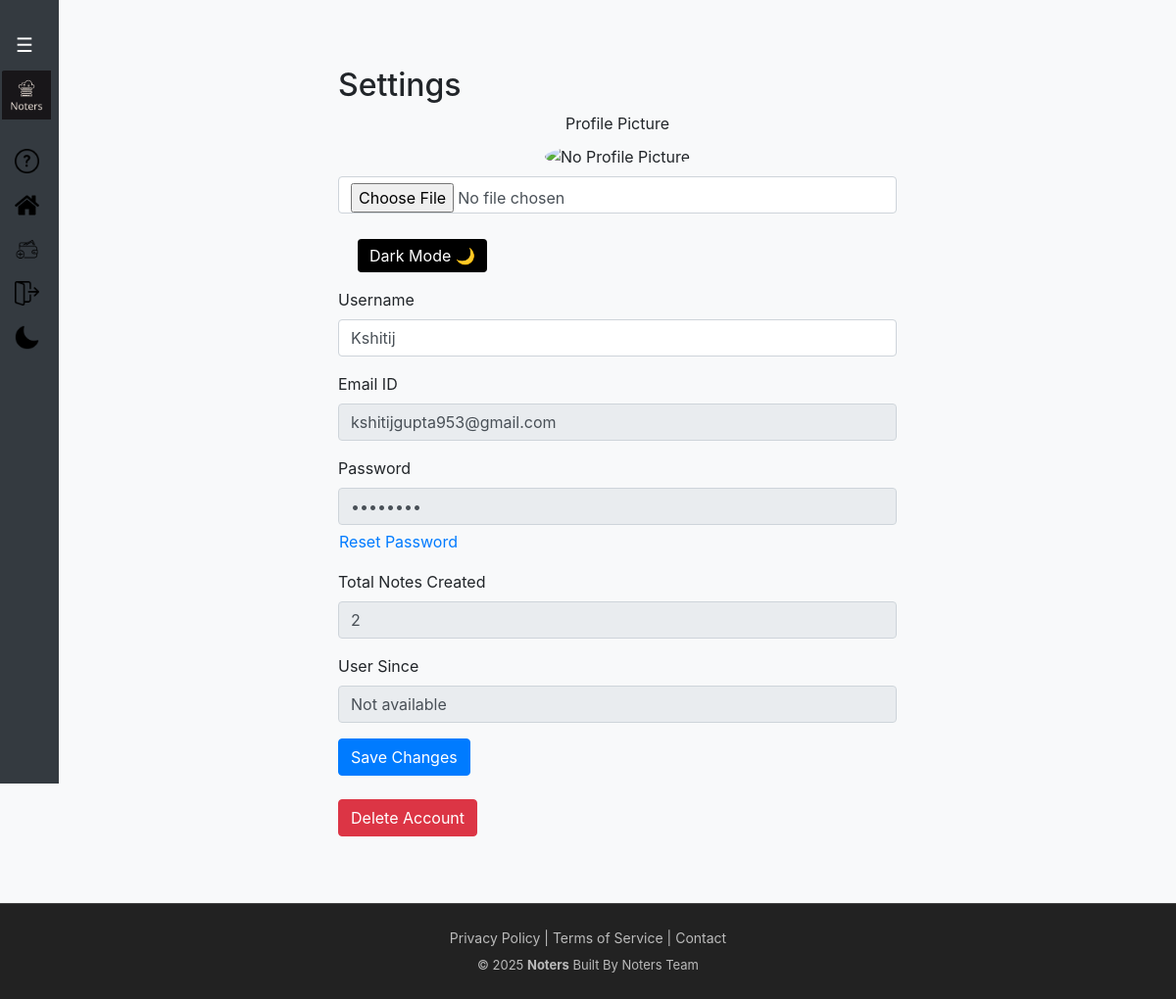
/settings (signed in), run on the app's committed database.
### website/models.py (models this page shows)
class User(db.Model, UserMixin):
    id = db.Column(db.Integer, primary_key=True)
    username = db.Column(db.String(150), unique=True, nullable=True)
    email = db.Column(db.String(150), unique=True, nullable=False)
    profile_pic_url = db.Column(db.String(255), nullable=False)
    password = db.Column(db.String(150), nullable=False)
    first_name = db.Column(db.String(150), nullable=False)
    notes = db.relationship('Note', backref='user', cascade='all, delete-orphan')
    created_at = db.Column(db.DateTime, default=datetime.utcnow)

### website/views.py (the view)
@login_required
@views.route('/settings', methods=['GET', 'POST'])
def settings():
    user = current_user
    total_notes = Note.query.filter_by(user_id=user.id).count()
    if request.method == 'POST':
        new_first_name = request.form.get('first_name')
        if new_first_name and new_first_name != user.first_name:
            user.first_name = new_first_name
        user.dark_mode = bool(request.form.get('dark_mode'))
    if 'profile_pic' in request.files:
        file = request.files['profile_pic']
        print(f"Received file: {file.filename}")
        if file and allowed_file(file.filename):
            import uuid
            filename = secure_filename(file.filename)
            unique_suffix = uuid.uuid4().hex
            filename = f"user_{user.id}_{unique_suffix}_{filename}"
            upload_folder = os.path.join(current_app.root_path, 'static/profile_pics')
            os.makedirs(upload_folder, exist_ok=True)
            file_path = os.path.join(upload_folder, filename)
            print(f"Saving file to: {file_path}")
            file.save(file_path)
            user.profile_pic_url = filename
        elif file.filename != '':
            flash('Invalid file type for profile picture. Allowed: png, jpg, jpeg, gif, webp', 'danger')
    else:
        print("No profile_pic found in request.files")
    try:
        db.session.commit()
        flash('Settings updated successfully!', 'success')
    except Exception as e:
        db.session.rollback()
        flash('An error occurred while updating settings.', 'danger')
        current_app.logger.error(f"Settings update error: {e}")
    return render_template('settings.html', user=user, total_notes=total_notes)

### website/templates/settings.html (shortened to what this page needs)
{% extends "base.html" %}
{% block content %}
<div class="container mt-4" style="max-width: 600px;">
  <h2>Settings</h2>
  <form method="POST" enctype="multipart/form-data" action="{{ url_for('views.settings') }}">
    <div class="mb-3 text-center">
      <label for="profilePic" class="form-label">Profile Picture</label><br>
      {% if user.profile_pic_url %}
        <img src="{{ url_for('static', filename='profile_pics/' ~ user.profile_pic_url) }}"
             alt="Profile Picture" class="rounded-circle" width="120" height="120"><br>
      {% else %}
        <img src="https://cdn-icons-png.flaticon.com/512/149/149071.png"
             alt="No Profile Picture" class="rounded-circle" width="120" height="120"><br>
      {% endif %}
      <input class="form-control mt-2" type="file" id="profilePic" name="profile_pic" accept="image/*">
    </div>
    <div class="form-group mb-3" style="padding-left: 10px; padding-top: 10px;">
      <button id="toggleDarkSettings" class="dark-toggle-btn" type="button" aria-label="Toggle dark mode">
        Dark Mode <span>🌙</span>
      </button>
    </div>
    <div class="mb-3">
  <label for="first_name" class="form-label">Username</label>
  <input type="text" class="form-control" id="first_name" name="first_name" value="{{ user.first_name or '' }}">
</div>
    <div class="mb-3">
      <label for="email" class="form-label">Email ID</label>
      <input type="email" class="form-control" id="email" name="email" value="{{ user.email }}" readonly>
    </div>
    <div class="mb-3">
      <label class="form-label">Password</label>
      <input type="password" class="form-control" value="********" readonly>
      <a href="{{ url_for('auth.forgot_password') }}" class="btn btn-link mt-1 p-0">Reset Password</a>
    </div>
    <div class="mb-3">
      <label class="form-label">Total Notes Created</label>
      <input type="text" class="form-control" value="{{ total_notes }}" readonly>
    </div>
    <div class="mb-3">
      <label class="form-label">User Since</label>
      <input type="text" class="form-control" value="{% if user.created_at %}{{ user.created_at.strftime('%B %d, %Y') }}{% else %}Not available{% endif %}" readonly>
    </div>
    <button type="submit" class="btn btn-primary">Save Changes</button>
  </form>
  <form id="deleteAccountForm" method="POST" action="{{ url_for('views.delete_account') }}" style="margin-top: 1.5rem;">
    <button type="button" id="deleteAccountBtn" class="btn btn-danger">Delete Account</button>
  </form>
</div>
{% endblock %}

### website/templates/base.html (style rules this page uses)
:root { --transition-speed: 0.3s; }
body { background-color: #f8f9fa; color: #212529; transition: background-color var(--transition-speed), color var(--transition-speed); }
.dark-toggle-btn { margin-left: 10px; cursor: pointer; background-color: black; color: white; border: none; padding: 5px 12px; border-radius: 4px; transition: background-color 0.3s; }
button, .btn { position: relative; overflow: hidden; transition: transform 0.25s ease, box-shadow 0.25s ease; }
button::after, .btn::after { content: ""; position: absolute; top: 0; left: -75%; width: 50%; height: 100%; background: linear-gradient( 120deg, rgba(255, 255, 255, 0.3) 0%, rgba(255, 255, 255, 0) 60% ); transform: skewX(-20deg); }
html, body { height: 100%; margin: 0; }

### data on the page
User: first_name "Kshitij", email "kshitijgupta953@gmail.com", created_at "Not available"

### other printed values
{{ current_year or 2025 }} "2025"
